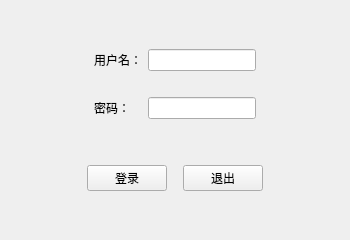
<?xml version="1.0" encoding="UTF-8"?>
<ui version="4.0">
 <class>MainWindow</class>
 <widget class="QMainWindow" name="MainWindow">
  <property name="minimumSize">
   <size>
    <width>350</width>
    <height>240</height>
   </size>
  </property>
  <property name="maximumSize">
   <size>
    <width>350</width>
    <height>240</height>
   </size>
  </property>
  <property name="windowTitle">
   <string>登录</string>
  </property>
  <widget class="QWidget" name="centralwidget">
   <layout class="QVBoxLayout" name="verticalLayout">
    <item>
     <widget class="QWidget" name="widget" native="true">
      <property name="sizePolicy">
       <sizepolicy hsizetype="Preferred" vsizetype="Fixed">
        <horstretch>0</horstretch>
        <verstretch>0</verstretch>
       </sizepolicy>
      </property>
      <layout class="QGridLayout" name="gridLayout">
       <property name="leftMargin">
        <number>0</number>
       </property>
       <property name="topMargin">
        <number>0</number>
       </property>
       <property name="rightMargin">
        <number>0</number>
       </property>
       <property name="bottomMargin">
        <number>0</number>
       </property>
       <item row="0" column="2">
        <widget class="QLineEdit" name="lineEdit"/>
       </item>
       <item row="2" column="2">
        <widget class="QLineEdit" name="lineEdit_2">
         <property name="echoMode">
          <enum>QLineEdit::Password</enum>
         </property>
        </widget>
       </item>
       <item row="0" column="3">
        <spacer name="horizontalSpacer_5">
         <property name="orientation">
          <enum>Qt::Horizontal</enum>
         </property>
         <property name="sizeHint" stdset="0">
          <size>
           <width>40</width>
           <height>20</height>
          </size>
         </property>
        </spacer>
       </item>
       <item row="0" column="1">
        <widget class="QLabel" name="label">
         <property name="text">
          <string>用户名：</string>
         </property>
        </widget>
       </item>
       <item row="0" column="0">
        <spacer name="horizontalSpacer_4">
         <property name="orientation">
          <enum>Qt::Horizontal</enum>
         </property>
         <property name="sizeHint" stdset="0">
          <size>
           <width>40</width>
           <height>20</height>
          </size>
         </property>
        </spacer>
       </item>
       <item row="2" column="1">
        <widget class="QLabel" name="label_2">
         <property name="text">
          <string>密码：</string>
         </property>
        </widget>
       </item>
       <item row="1" column="1">
        <spacer name="verticalSpacer">
         <property name="orientation">
          <enum>Qt::Vertical</enum>
         </property>
         <property name="sizeType">
          <enum>QSizePolicy::Fixed</enum>
         </property>
         <property name="sizeHint" stdset="0">
          <size>
           <width>20</width>
           <height>20</height>
          </size>
         </property>
        </spacer>
       </item>
      </layout>
     </widget>
    </item>
    <item>
     <widget class="QWidget" name="widget_3" native="true">
      <property name="sizePolicy">
       <sizepolicy hsizetype="Preferred" vsizetype="Fixed">
        <horstretch>0</horstretch>
        <verstretch>0</verstretch>
       </sizepolicy>
      </property>
      <layout class="QHBoxLayout" name="horizontalLayout_3">
       <property name="leftMargin">
        <number>0</number>
       </property>
       <property name="topMargin">
        <number>0</number>
       </property>
       <property name="rightMargin">
        <number>0</number>
       </property>
       <property name="bottomMargin">
        <number>0</number>
       </property>
       <item>
        <spacer name="horizontalSpacer">
         <property name="orientation">
          <enum>Qt::Horizontal</enum>
         </property>
         <property name="sizeHint" stdset="0">
          <size>
           <width>40</width>
           <height>20</height>
          </size>
         </property>
        </spacer>
       </item>
       <item>
        <widget class="QPushButton" name="pushButton">
         <property name="text">
          <string>登录</string>
         </property>
        </widget>
       </item>
       <item>
        <spacer name="horizontalSpacer_3">
         <property name="orientation">
          <enum>Qt::Horizontal</enum>
         </property>
         <property name="sizeType">
          <enum>QSizePolicy::Fixed</enum>
         </property>
         <property name="sizeHint" stdset="0">
          <size>
           <width>10</width>
           <height>20</height>
          </size>
         </property>
        </spacer>
       </item>
       <item>
        <widget class="QPushButton" name="pushButton_2">
         <property name="text">
          <string>退出</string>
         </property>
        </widget>
       </item>
       <item>
        <spacer name="horizontalSpacer_2">
         <property name="orientation">
          <enum>Qt::Horizontal</enum>
         </property>
         <property name="sizeHint" stdset="0">
          <size>
           <width>40</width>
           <height>20</height>
          </size>
         </property>
        </spacer>
       </item>
      </layout>
     </widget>
    </item>
   </layout>
  </widget>
 </widget>
 <resources/>
 <connections/>
</ui>
